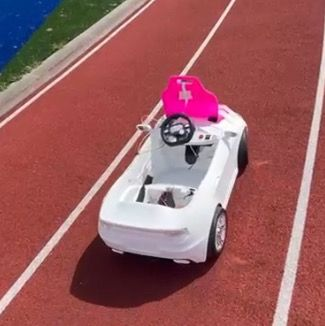
#> input picture Gallerie photo et vidéo/WhatsApp Image 2025-05-20 at 18.31.53.jpeg, 325 x 326 px, given in place of road_test_video.mp4, which was not available
$ python Filtrage_detection_lignes.py
#> lines starting #> are read from the running program, lines starting #| are printed output that depends on the picture; after the words box and inside, x2 and y2 are one past the last pixel; in counts of white or black regions, pixels touching at a corner belong together; pictures that were not available may be replaced by others from this repository, and a replacement may not be noted
import cv2
import numpy as np
import math
import matplotlib.pyplot as plt

# Cette fonction détecte les bords de ligne. Faut que les lignes soient bien définies.
# [7 lines left out: function canny, not called in this run]

# Cette fonction affiche les lignes détectées sur fond noir
def display_lines(image, lines):
    line_image=np.zeros_like(image)
    if lines is not None:
        for line in lines:
            x1, y1, x2, y2 = line.reshape(4)
            cv2.line(line_image, (x1, y1), (x2, y2), (0, 0, 255), 10)   # 10 : épaisseur de la ligne
    return line_image

def region_of_interest(image, top_width, bottom_width, trapezoid_height):
    """
    Applies a mask to keep only the region of interest defined by an isosceles trapezoid.
    """
    height, width = image.shape[:2]
    polygons = np.array([
        (int(width * (1 - bottom_width) / 2), height),
        (int(width * (1 + bottom_width) / 2), height),
        (int(width * (1 + top_width) / 2), int(height * (1 - trapezoid_height))),
        (int(width * (1 - top_width) / 2), int(height * (1 - trapezoid_height)))
    ], dtype=np.int32)
    mask = np.zeros_like(image)
    cv2.fillPoly(mask, [polygons], 255)
    return cv2.bitwise_and(image, mask)

def make_coordinates(image, line_parameters):
    slope, intercept = line_parameters
    y1=image.shape[0]   # on place le début de la ligne en bas de l'image
    y2 = y1*(2/3)  # limite haute de la ligne
    x1 = (y1 - intercept)/slope # y = ax + b, donc x = (y - b)/a
    x2 = (y2 - intercept)/slope
    return np.array([x1, y1, x2, y2], dtype=np.int32)

# Marche pour une image avec deux lignes droites
def average_slope_intercept(image, lines):
    """
    Processes a set of detected lines to calculate the average slope and intercept
    for the left and right lane lines in an image. Used to consolidate multiple line segments into two
    representative lines (one for the left lane and one for the right lane).

    Args:
        image (numpy.ndarray): The image on which the lines are detected. This is
            used to determine the dimensions for generating the final line coordinates.
        lines (numpy.ndarray): An array of detected lines, where each line is
            represented by its endpoints [x1, y1, x2, y2].

    Returns:
        numpy.ndarray: An array containing two lines, one for the left lane and one
            for the right lane. Each line is represented by its coordinates
            [x1, y1, x2, y2].

    Notes:
        - Lines with a negative slope are classified as part of the left lane,
          while lines with a positive slope are classified as part of the right lane.
        - The function uses linear regression to calculate the average slope and
          intercept for the left and right lane lines.
        - The `make_coordinates` function is assumed to generate the final line
          coordinates based on the slope and intercept.
    """
    left_fit = []
    right_fit = []
    for line in lines:
        x1, y1, x2, y2 = line.reshape(4)
        parameters = np.polyfit((x1, x2), (y1, y2), 1)
        slope = parameters[0]
        intercept = parameters[1]
        if slope < 0:
            left_fit.append((slope, intercept))
        else:
            right_fit.append((slope, intercept))

    left_line = None
    right_line = None

    if left_fit:
        left_fit_average = np.average(left_fit, axis=0)
        left_line = make_coordinates(image, left_fit_average)
    if right_fit:
        right_fit_average = np.average(right_fit, axis=0)
        right_line = make_coordinates(image, right_fit_average)

    # Return only valid lines
    return np.array([line for line in [left_line, right_line] if line is not None])

'''
Traitement sur une image
'''
# [14 lines of commented-out code are left out]

'''
Traitement sur une vidéo
Modification des différents paramètre intéractivement
'''

def adjust_canny_parameters(frame):

    def nothing(x):
        pass

    cv2.namedWindow("Canny")
    cv2.createTrackbar("Blur", "Canny", 7, 50, nothing)
    cv2.createTrackbar("Threshold", "Canny", 145, 255, nothing)
    cv2.createTrackbar("Canny Min", "Canny", 50, 255, nothing)
    cv2.createTrackbar("Canny Max", "Canny", 150, 255, nothing)

    while True:
        blur_kernel = cv2.getTrackbarPos("Blur", "Canny")
        threshold_value = cv2.getTrackbarPos("Threshold", "Canny")
        canny_min = cv2.getTrackbarPos("Canny Min", "Canny")
        canny_max = cv2.getTrackbarPos("Canny Max", "Canny")

        # Ensure blur kernel is odd
        blur_kernel = max(1, blur_kernel | 1)

        gray = cv2.cvtColor(frame, cv2.COLOR_BGR2GRAY)
        blur = cv2.GaussianBlur(gray, (blur_kernel, blur_kernel), 0)
        _, binary = cv2.threshold(blur, threshold_value, 255, cv2.THRESH_BINARY)
        canny_image = cv2.Canny(binary, canny_min, canny_max)

        resized_canny_image = cv2.resize(canny_image, (1200, 600))
        cv2.imshow("Canny", resized_canny_image)

        if cv2.waitKey(1) & 0xFF == ord('q'):  # Press 'q' to confirm and exit
            break

    cv2.destroyWindow("Canny")
    return blur_kernel, threshold_value, canny_min, canny_max

def adjust_trapezoid_parameters(frame):

    def nothing(x):
        pass

    cv2.namedWindow("Adjust Trapezoid")
    cv2.createTrackbar("Top Width (%)", "Adjust Trapezoid", 40, 100, nothing)
    cv2.createTrackbar("Bottom Width (%)", "Adjust Trapezoid", 100, 100, nothing)
    cv2.createTrackbar("Height (%)", "Adjust Trapezoid", 50, 100, nothing)

    height, width = frame.shape[:2]

    while True:
        top_width = cv2.getTrackbarPos("Top Width (%)", "Adjust Trapezoid") / 100
        bottom_width = cv2.getTrackbarPos("Bottom Width (%)", "Adjust Trapezoid") / 100
        trapezoid_height = cv2.getTrackbarPos("Height (%)", "Adjust Trapezoid") / 100

        polygons = np.array([
            (int(width * (1 - bottom_width) / 2), height),
            (int(width * (1 + bottom_width) / 2), height),
            (int(width * (1 + top_width) / 2), int(height * (1 - trapezoid_height))),
            (int(width * (1 - top_width) / 2), int(height * (1 - trapezoid_height)))
        ], dtype=np.int32)

        mask = np.zeros_like(frame)
        cv2.fillPoly(mask, [polygons], 255)
        masked_image = cv2.bitwise_and(frame, mask)

        resized_masked_image = cv2.resize(masked_image, (1200, 600))
        cv2.imshow("Adjust Trapezoid", resized_masked_image)

        if cv2.waitKey(1) & 0xFF == ord('q'):  # Press 'q' to confirm and exit
            break

    cv2.destroyWindow("Adjust Trapezoid")
    return top_width, bottom_width, trapezoid_height

def adjust_hough_parameters(processed_image, original_frame):

    def nothing(x):
        pass

    cv2.namedWindow("Hough")
    cv2.createTrackbar("Min Length", "Hough", 50, 500, nothing)
    cv2.createTrackbar("Max Gap", "Hough", 4, 50, nothing)

    while True:
        min_line_length = cv2.getTrackbarPos("Min Length", "Hough")
        max_line_gap = cv2.getTrackbarPos("Max Gap", "Hough")

        lines = cv2.HoughLinesP(processed_image, 2, np.pi / 180, 50, minLineLength=min_line_length, maxLineGap=max_line_gap)
        averaged_lines = average_slope_intercept(original_frame, lines) if lines is not None else []
        line_image = display_lines(original_frame, averaged_lines)
        combo_image = cv2.addWeighted(original_frame, 0.8, line_image, 1, 1)

        resized_combo_image = cv2.resize(combo_image, (1200, 600))
        cv2.imshow("Hough", resized_combo_image)

        if cv2.waitKey(1) & 0xFF == ord('q'):  # Press 'q' to confirm and exit
            break

    cv2.destroyWindow("Hough")
    return min_line_length, max_line_gap

cap = cv2.VideoCapture("road_test_video.mp4")
_, first_frame = cap.read()
#> first_frame is the input picture: shape (326, 325, 3); mean B, G, R 95.7, 94, 154

# Step 1: Adjust Canny parameters
blur_kernel, threshold_value, canny_min, canny_max = adjust_canny_parameters(first_frame)
#> in adjust_canny_parameters, `blur = cv2.GaussianBlur(gray, (blur_kernel, blur_kernel), 0)`:
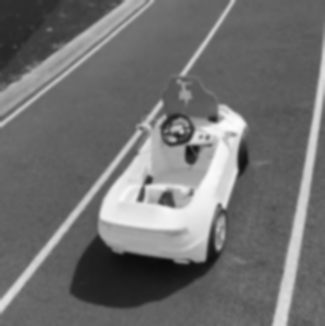
#> blur: shape (326, 325); min 11, max 252, mean 112.2
#> in adjust_canny_parameters, `_, binary = cv2.threshold(blur, threshold_value, 255, cv2.THRESH_BINARY)`:
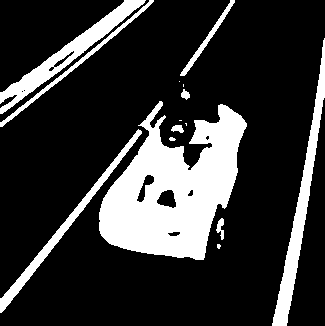
#> binary: shape (326, 325); 20.6% white; 15 white regions (5 under 20 px), largest, box (x1, y1, x2, y2) and area: (99, 101, 247, 260) 13213, (272, 38, 325, 326) 2861, (0, 0, 146, 114) 2601
#> in adjust_canny_parameters, `resized_canny_image = cv2.resize(canny_image, (1200, 600))`:
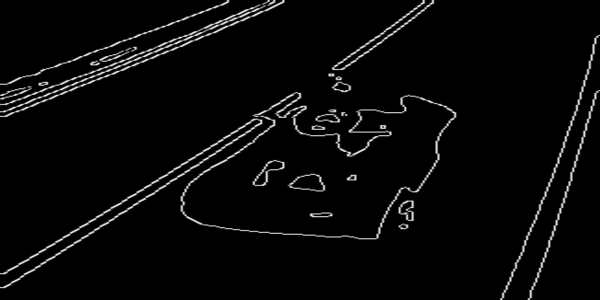
#> resized_canny_image: shape (600, 1200) (shown at 1/2 size); min 0, max 255, mean 8.2
#> (key q is pressed here)
#> blur_kernel = 7; threshold_value = 145; canny_min = 50; canny_max = 150

# Apply the adjusted Canny parameters to the first frame
gray = cv2.cvtColor(first_frame, cv2.COLOR_BGR2GRAY)
blur = cv2.GaussianBlur(gray, (blur_kernel, blur_kernel), 0)
_, binary = cv2.threshold(blur, threshold_value, 255, cv2.THRESH_BINARY)
canny_image = cv2.Canny(binary, canny_min, canny_max)

# Step 2: Adjust trapezoid proportions
top_width, bottom_width, trapezoid_height = adjust_trapezoid_parameters(first_frame)
#> in adjust_trapezoid_parameters, `resized_masked_image = cv2.resize(masked_image, (1200, 600))`:
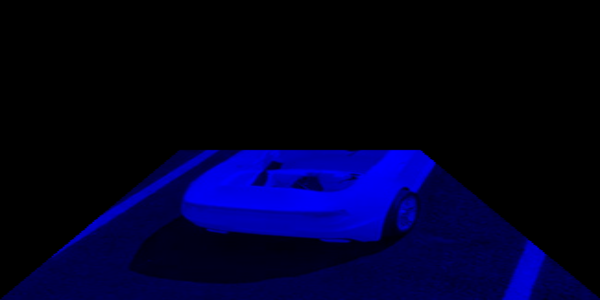
#> resized_masked_image: shape (600, 1200, 3) (shown at 1/2 size); mean B, G, R 36.9, 0, 0
#> (key q is pressed here)
#> top_width = 0.4; bottom_width = 1; trapezoid_height = 0.5
cropped_image = region_of_interest(canny_image, top_width, bottom_width, trapezoid_height)
#> in region_of_interest, `polygons = np.array([ (int(width * (1 - bottom_width) / 2), height), (..`: polygons = [[0, 326], [325, 326], [227, 163], [97, 163]]
#> in region_of_interest, `return cv2.bitwise_and(image, mask)`:
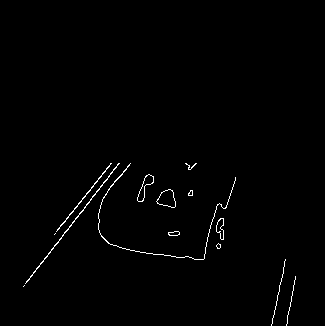
#> returned value: shape (326, 325); 0.93% white in thin lines or dots, all inside (x1, y1, x2, y2) = (23, 163, 296, 326)

# Step 3: Adjust HoughLinesP parameters
min_line_length, max_line_gap = adjust_hough_parameters(cropped_image, first_frame)
#> in adjust_hough_parameters, `lines = cv2.HoughLinesP(processed_image, 2, np.pi / 180, 50, minLineLe..`: lines = [[23, 286, 109, 176], [57, 229, 109, 166], [25, 283, 119, 163]]
#> the loop in average_slope_intercept, `for line in lines:` made 3 passes
#> (x1, y1, x2, y2, slope, intercept) on passes 1 to 3: (23, 286, 109, 176, -1.28, 315.4), (57, 229, 109, 166, -1.21, 298.1), (25, 283, 119, 163, -1.28, 314.9)
#> after the loop in average_slope_intercept, `for line in lines:`: left_fit = [(-1.28, 315.4), (-1.21, 298.1), (-1.28, 314.9)]; right_fit = []
#> in average_slope_intercept, `left_fit_average = np.average(left_fit, axis=0)`: left_fit_average = [-1.26, 309.5]
#> in make_coordinates, `slope, intercept = line_parameters`: slope = -1.26; intercept = 309.5
#> in make_coordinates, `x1 = (y1 - intercept)/slope`: x1 = -13.17
#> in make_coordinates, `x2 = (y2 - intercept)/slope`: x2 = 73.37
#> in average_slope_intercept, `left_line = make_coordinates(image, left_fit_average)`: left_line = [-13, 326, 73, 217]
#> in adjust_hough_parameters, `averaged_lines = average_slope_intercept(original_frame, lines) if lin..`: averaged_lines = [[-13, 326, 73, 217]]
#> the loop in display_lines, `for line in lines:` made 1 pass
#> in adjust_hough_parameters, `combo_image = cv2.addWeighted(original_frame, 0.8, line_image, 1, 1)`:
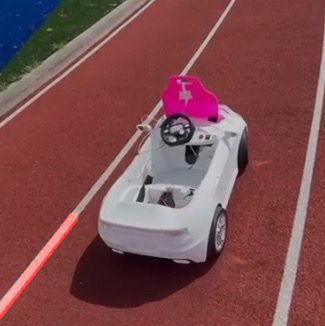
#> combo_image: shape (326, 325, 3); mean B, G, R 77.6, 76.2, 125.3
#> in adjust_hough_parameters, `resized_combo_image = cv2.resize(combo_image, (1200, 600))`:
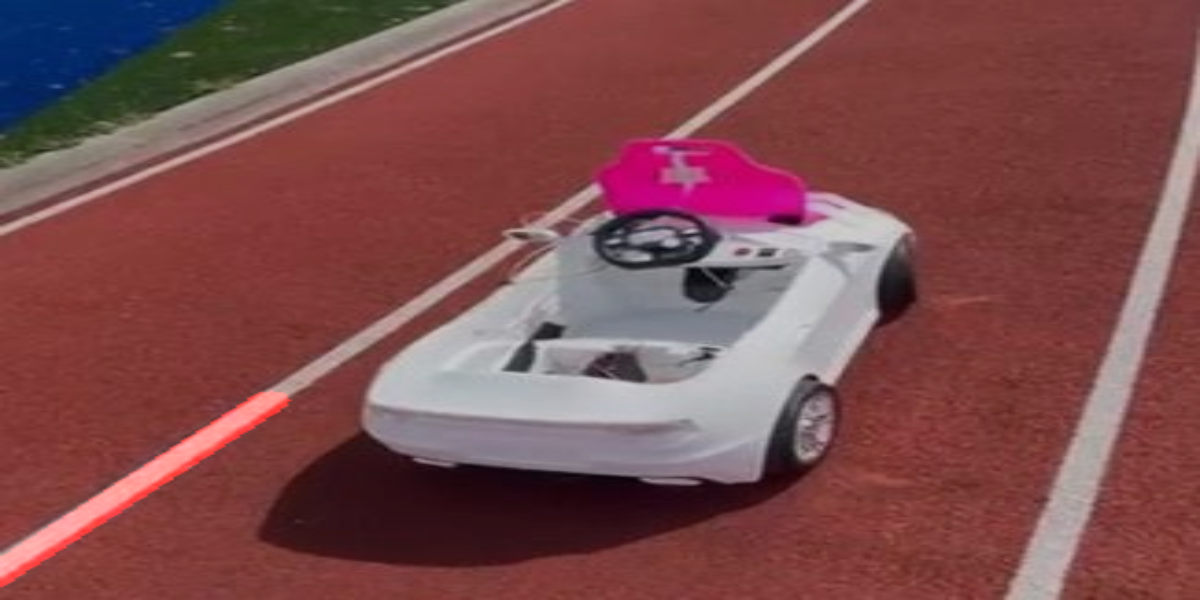
#> resized_combo_image: shape (600, 1200, 3); mean B, G, R 77.4, 76.1, 125.2
#> (key q is pressed here)
#> min_line_length = 50; max_line_gap = 4

# Process the entire video with the adjusted parameters
while cap.isOpened():
    _, frame = cap.read()
    gray = cv2.cvtColor(frame, cv2.COLOR_BGR2GRAY)
    blur = cv2.GaussianBlur(gray, (blur_kernel, blur_kernel), 0)
    _, binary = cv2.threshold(blur, threshold_value, 255, cv2.THRESH_BINARY)
    canny_image = cv2.Canny(binary, canny_min, canny_max)
    cropped_image = region_of_interest(canny_image, top_width, bottom_width, trapezoid_height)
    lines = cv2.HoughLinesP(cropped_image, 2, np.pi / 180, 50, minLineLength=min_line_length, maxLineGap=max_line_gap)
    averaged_lines = average_slope_intercept(frame, lines) if lines is not None else []
#> the loop in average_slope_intercept (call 2), `for line in lines:` made 3 passes
#> averaged_lines = [[-13, 326, 73, 217]]
    line_image = display_lines(frame, averaged_lines)
#> the loop in display_lines (call 2), `for line in lines:` made 1 pass
    combo_image = cv2.addWeighted(frame, 0.8, line_image, 1, 1)
    resized_combo_image = cv2.resize(combo_image, (1200, 600))
    cv2.imshow("result", resized_combo_image)
    if cv2.waitKey(1) & 0xFF == ord('q'):
#> (key q is pressed here)
        break

cap.release()
cv2.destroyAllWindows()

$ run again, on Gallerie photo et vidéo/WhatsApp Image 2025-05-22 at 17.00.30.jpeg
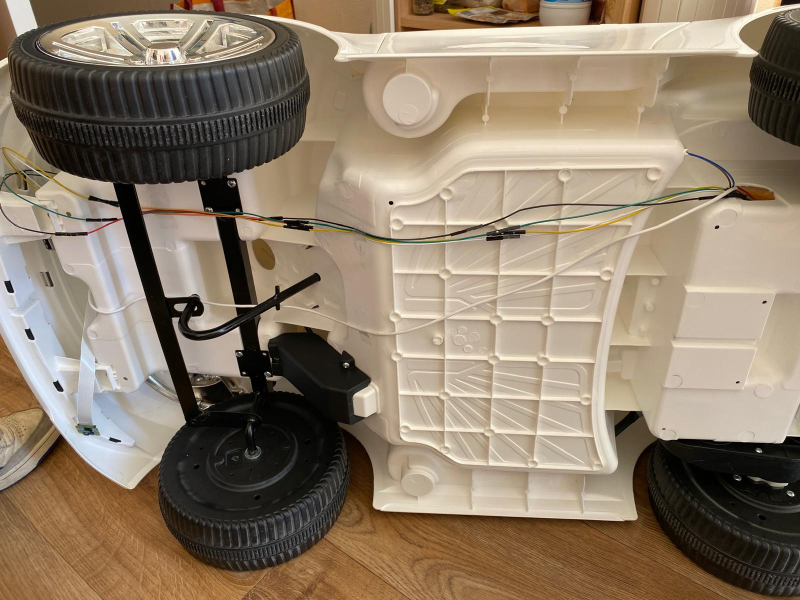
#> input picture Gallerie photo et vidéo/WhatsApp Image 2025-05-22 at 17.00.30.jpeg, 1600 x 1200 px, given in place of road_test_video.mp4, which was not available (shown at 1/2 size)
#> first_frame is the input picture: shape (1200, 1600, 3); mean B, G, R 106.1, 126, 142.5
#> in adjust_canny_parameters, `_, binary = cv2.threshold(blur, threshold_value, 255, cv2.THRESH_BINARY)`:
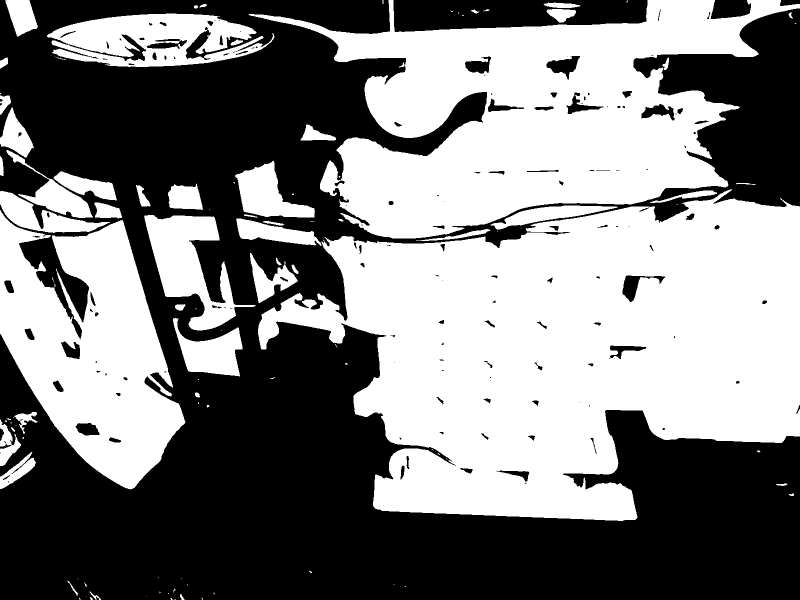
#> binary: shape (1200, 1600) (shown at 1/2 size); 49.5% white; 110 white regions (56 under 20 px), largest, box (x1, y1, x2, y2) and area: (516, 378, 1600, 1042) 454898, (497, 0, 1600, 477) 257797, (0, 420, 371, 979) 116805
#> canny_image: shape (1200, 1600); 1.5% white in thin lines or dots
#> blur_kernel = 7; threshold_value = 145; canny_min = 50; canny_max = 150
#> top_width = 0.4; bottom_width = 1; trapezoid_height = 0.5
#> in region_of_interest, `polygons = np.array([ (int(width * (1 - bottom_width) / 2), height), (..`: polygons = [[0, 1200], [1600, 1200], [1120, 600], [480, 600]]
#> in adjust_hough_parameters, `lines = cv2.HoughLinesP(processed_image, 2, np.pi / 180, 50, minLineLe..`: lines = [[1114, 1036, 1187, 1038], [798, 1023, 866, 1025], [853, 899, 909, 931], [559, 643, 657, 660], [877, 1026, 933, 1028], [1063, 1034, 1113, 1035]]
#> the loop in average_slope_intercept, `for line in lines:` made 6 passes
#> (x1, y1, x2, y2, slope, intercept) on passes 1 to 6: (1114, 1036, 1187, 1038, 0.0274, 1005.5), (798, 1023, 866, 1025, 0.0294, 999.5), (853, 899, 909, 931, 0.571, 411.6), (559, 643, 657, 660, 0.173, 546), (877, 1026, 933, 1028, 0.0357, 994.7), (1063, 1034, 1113, 1035, 0.02, 1012.7)
#> after the loop in average_slope_intercept, `for line in lines:`: left_fit = []; right_fit = [(0.0274, 1005.5), (0.0294, 999.5), (0.571, 411.6), (0.173, 546), (0.0357, 994.7), (0.02, 1012.7)]
#> right_fit_average = [0.143, 828.3]
#> in make_coordinates, `slope, intercept = line_parameters`: slope = 0.143; intercept = 828.3
#> in make_coordinates, `x1 = (y1 - intercept)/slope`: x1 = 2600.8
#> in make_coordinates, `x2 = (y2 - intercept)/slope`: x2 = -198.3
#> right_line = [2600, 1200, -198, 800]
#> in adjust_hough_parameters, `averaged_lines = average_slope_intercept(original_frame, lines) if lin..`: averaged_lines = [[2600, 1200, -198, 800]]
#> the loop in display_lines, `for line in lines:` made 1 pass
#> in adjust_hough_parameters, `resized_combo_image = cv2.resize(combo_image, (1200, 600))`:
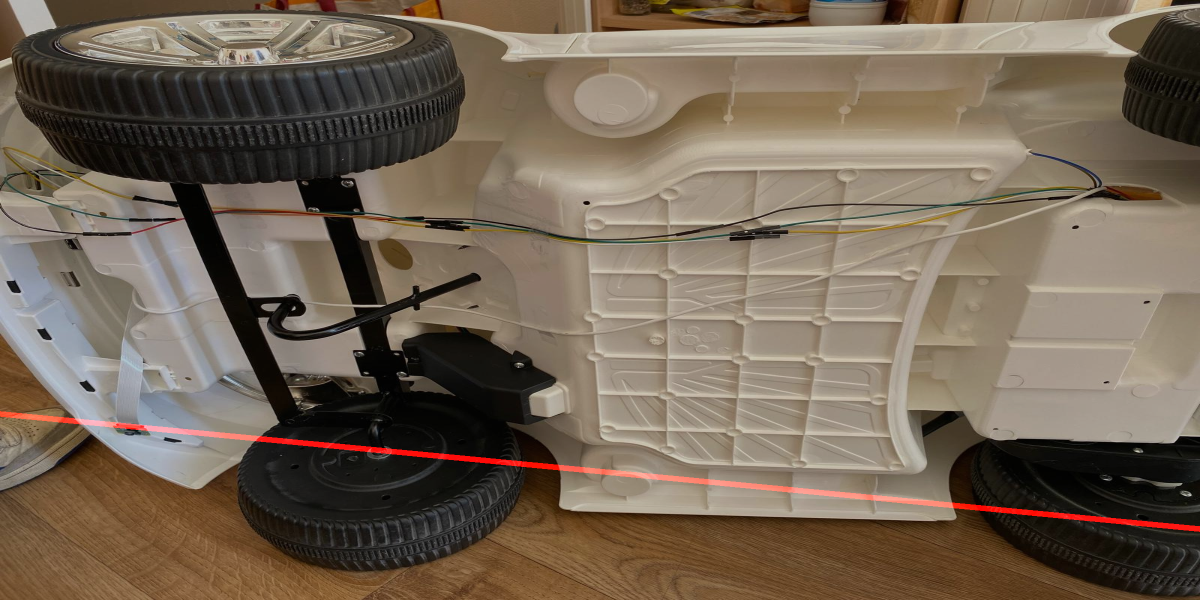
#> resized_combo_image: shape (600, 1200, 3); mean B, G, R 85.9, 101.9, 116.5
#> min_line_length = 50; max_line_gap = 4
#> the loop in average_slope_intercept (call 2), `for line in lines:` made 6 passes
#> `averaged_lines = average_slope_intercept(frame, lines) if lines is not..`: averaged_lines = [[2600, 1200, -198, 800]]
#> the loop in display_lines (call 2), `for line in lines:` made 1 pass
